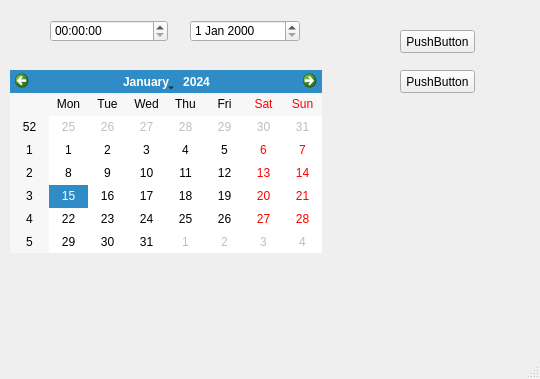
<?xml version="1.0" encoding="UTF-8"?>
<ui version="4.0">
 <class>MainWindow</class>
 <widget class="QMainWindow" name="MainWindow">
  <property name="geometry">
   <rect>
    <x>0</x>
    <y>0</y>
    <width>540</width>
    <height>379</height>
   </rect>
  </property>
  <property name="windowTitle">
   <string>MainWindow</string>
  </property>
  <widget class="QWidget" name="centralwidget">
   <widget class="QTimeEdit" name="timeEdit">
    <property name="geometry">
     <rect>
      <x>50</x>
      <y>20</y>
      <width>118</width>
      <height>22</height>
     </rect>
    </property>
   </widget>
   <widget class="QDateEdit" name="dateEdit">
    <property name="geometry">
     <rect>
      <x>190</x>
      <y>20</y>
      <width>110</width>
      <height>22</height>
     </rect>
    </property>
   </widget>
   <widget class="QCalendarWidget" name="calendarWidget">
    <property name="geometry">
     <rect>
      <x>10</x>
      <y>70</y>
      <width>312</width>
      <height>183</height>
     </rect>
    </property>
   </widget>
   <widget class="QPushButton" name="pushButton">
    <property name="geometry">
     <rect>
      <x>400</x>
      <y>30</y>
      <width>75</width>
      <height>23</height>
     </rect>
    </property>
    <property name="text">
     <string>PushButton</string>
    </property>
   </widget>
   <widget class="QPushButton" name="pushButton_2">
    <property name="geometry">
     <rect>
      <x>400</x>
      <y>70</y>
      <width>75</width>
      <height>23</height>
     </rect>
    </property>
    <property name="text">
     <string>PushButton</string>
    </property>
   </widget>
  </widget>
  <widget class="QMenuBar" name="menubar">
   <property name="geometry">
    <rect>
     <x>0</x>
     <y>0</y>
     <width>540</width>
     <height>21</height>
    </rect>
   </property>
  </widget>
  <widget class="QStatusBar" name="statusbar"/>
 </widget>
 <resources/>
 <connections/>
</ui>
